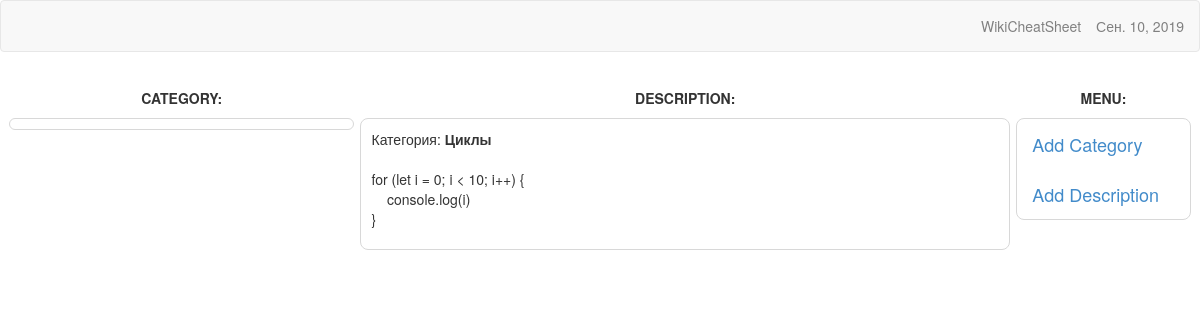
/7, run on the app's committed database.
### main/models.py (models this page shows)
class Category(MPTTModel):
    name = models.CharField('Категория', max_length=50, unique=True, help_text='Категория')
    parent = TreeForeignKey('self', on_delete=models.CASCADE, null=True, blank=True, related_name='children', verbose_name='Родитель', help_text='Родитель')
    def __str__(self):
        return self.name
    class Meta:
        verbose_name = 'Категория'
        verbose_name_plural = 'Категории'
        ordering = ['name']
    class MPTTMeta:
        order_insertion_by = ['name']

class Description(models.Model):
    name = RichTextField(verbose_name='Описание', help_text='Описание')
    category = TreeForeignKey(Category, on_delete=models.CASCADE, blank=True, null=True, related_name='category', verbose_name='Категория', help_text='Категория')
    image = models.ImageField(null=True, blank=True, upload_to='images/', verbose_name='Изображение')
    def __str__(self):
        return format(self.name)
    class Meta:
        verbose_name = 'Описание'
        verbose_name_plural = 'Описания'
        ordering = ['id']

### main/views.py (the view)
# urls.py: path('', views.index, name='index'),
def index(request, pk=1):
    args = {}
    args['cat'] = Category.objects.all()
    args['category'] = Category.objects.get(id=pk)
    args['description'] = Description.objects.filter(category_id=pk)
    return render_to_response('main/index.html', args)

### main/templates/main/index.html (shortened to what this page needs)
{% extends 'main/base.html' %}
{% load mptt_tags %}
{% block content %}
    <div class="flex top">
        <div class="item1" >CATEGORY:</div>
        <div class="item2" >DESCRIPTION:</div>
        <div class="item3" >MENU:</div>
    </div>
    <div class="flexd">
        <div class="item1 flex_div">
        </div>
        <div class="item2 flex_div">
            <div class="descript" id="idd">Категория: <b>{{ category }}</b></div>
            {% for d in description %}
                <div class="descript">{% autoescape off %}{{ d }}{% endautoescape %}</div>
            {% endfor %}
        </div>
        <div class="item3 flex_div">
            <a class="navbar-brand" href="/admin/main/category/">Add Category</a>
            <a class="navbar-brand" href="/admin/main/description/">Add Description</a>
        </div>
    </div>
{% endblock content %}

### static/css/style.css (style rules this page uses)
.top div { padding: 10px; font-weight: bold; }
.descript { padding: 10px; }
.flex { display: flex; text-align: center; }
.flex_div { border: 1px solid #D8D8D8; margin-right: 3px; margin-left: 3px; border-radius: 8px; height: 100%; }
.item1 { flex-grow: 2; width: 555px; }
.item2 { flex-grow: 4; width: 1045px; }
.item3 { flex-grow: 1; width: 280px; }
.flexd { display: flex; }

### data on the page
Category: name "Циклы"
Description: name "for (let i = 0; i < 10; i++) { console.log(i) }"
